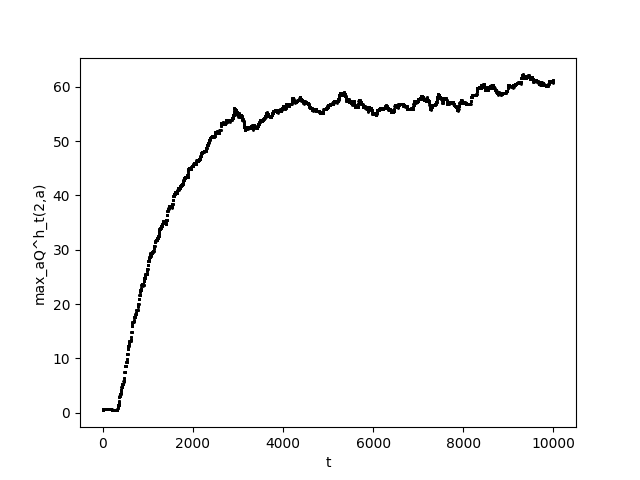

Write the Python code that produced this figure.
import math
import numpy as np
import random
import matplotlib.pyplot as plt
from MDP import MDP

n = 3
S = 2*n+1
A = 3
T = 10000
alpha = 0.5
epsilon = 0
gamma = 0.99
Q_h = np.random.rand(S, A)
# Q_h = np.zeros((S,A))
mdp = MDP(n, 0.1)

def main():
    plt.xlabel('t')
    plt.ylabel('max_aQ^h_t(2,a)')
    # s initialized automatically
    s = mdp.reset()
    a = None
    plt.plot(0, np.max(Q_h[1]), 'o', color='black', markersize=1)
    for t in range(T):
        if np.random.multinomial(1, [epsilon, 1-epsilon])[0]==1:
            a = np.argmax(np.random.multinomial(1, [1/3]*3))
        else:
            a = np.argmax(Q_h[s])
        ret = mdp.do(s, a)
        r = ret[0]
        Q_h[s][a] = Q_h[s][a] + alpha*(r + gamma*max(Q_h[ret[1]])-Q_h[s][a])
        s = ret[1]

        plt.plot(t+1, np.max(Q_h[1]), 'o', color='black', markersize=1)
    
    pi = np.zeros((S,1))
    V_h = np.zeros((S,1))
    for i in range(S):
        V_h[i][0] = max(Q_h[i])
        pi[i][0] = np.argmax(Q_h[i])
    print('Q_h\n',Q_h)
    print('V_h\n',V_h)
    print('pi\n',pi)

    plt.show()

if __name__ == '__main__':
    main()

    
